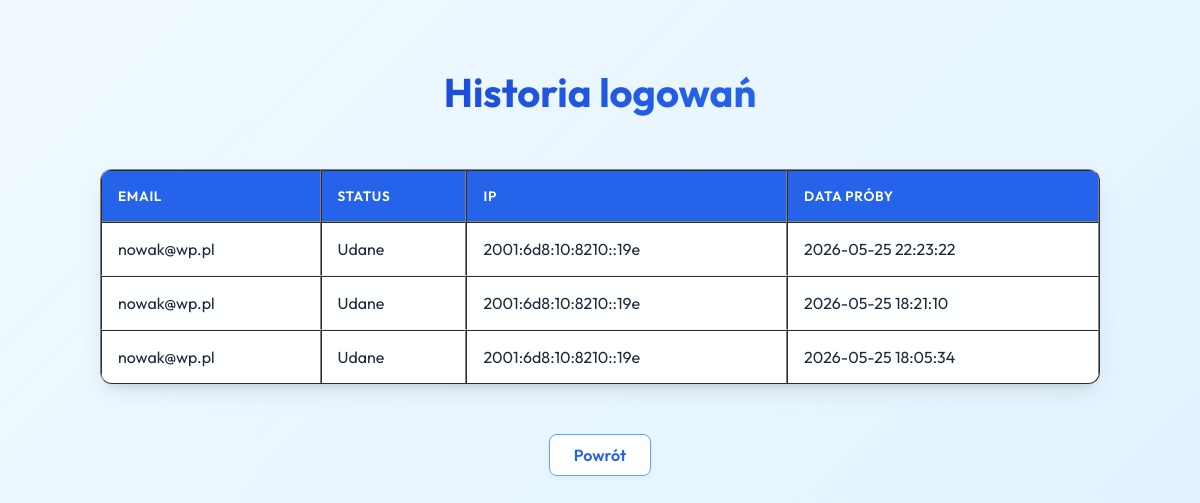
Page /historia_logowan.php (signed in) on the committed database.
### tables this page shows
CREATE TABLE `logowania` (
  `id` int(11) NOT NULL,
  `email` varchar(255) NOT NULL,
  `sukces` tinyint(1) NOT NULL,
  `ip` varchar(45) DEFAULT NULL,
  `data_proby` datetime DEFAULT current_timestamp()
);

### historia_logowan.php (the view, shortened to what this page needs)
<?php
$conn = mysqli_connect(
    $dbservername,
    $dbusername,
    $dbpassword,
    $dbname
);
$email = mysqli_real_escape_string($conn, $_SESSION["current_email"]);
$sql = "
SELECT *
FROM logowania
WHERE email = '$email'
ORDER BY data_proby DESC
";
$result = mysqli_query($conn, $sql);
?>
<!DOCTYPE html>
<html>
<head>
    <link rel="stylesheet" href="styl.css">
</head>
<body>
<h1>Historia logowań</h1>
<table border="1" cellpadding="10">
<tr>
    <th>Email</th>
    <th>Status</th>
    <th>IP</th>
    <th>Data próby</th>
</tr>
<?php
while ($row = mysqli_fetch_assoc($result)) {
    echo "<tr>";
    echo "<td>".$row["email"]."</td>";
    if ($row["sukces"] == 1) {
        echo "<td>Udane</td>";
    } else {
        echo "<td>Nieudane</td>";
    }
    echo "<td>".$row["ip"]."</td>";
    echo "<td>".$row["data_proby"]."</td>";
    echo "</tr>";
}
?>
</table>
<br><br>
<a href="index.php">Powrót</a>
</body>
</html>

### styl.css (style rules this page uses)
:root { --primary: #2563eb; --primary-dark: #1d4ed8; --primary-light: #60a5fa; --secondary: #0f172a; --bg-gradient: linear-gradient(135deg, #f0f9ff 0%, #e0f2fe 100%); --card-bg: rgba(255, 255, 255, 0.95); --text-main: #1e293b; --text-muted: #64748b; --shadow: 0 10px 25px -5px rgba(0, 0, 0, 0.1), 0 8px 10px -6px rgba(0, 0, 0, 0.1); --shadow-hover: 0 20px 25px -5px rgba(37, 99, 235, 0.25); --radius: 12px; }
* { box-sizing: border-box; transition: all 0.2s ease-in-out; }
body { font-family: 'Outfit', sans-serif; background: var(--bg-gradient); background-attachment: fixed; min-height: 100vh; margin: 0; padding: 40px; color: var(--text-main); display: flex; flex-direction: column; align-items: center; }
h1 { font-size: 2.5rem; font-weight: 700; color: var(--secondary); margin-bottom: 2rem; text-align: center; background: linear-gradient(to right, var(--primary-dark), var(--primary)); -webkit-background-clip: text; -webkit-text-fill-color: transparent; }
table { width: 100%; max-width: 1000px; border-collapse: separate; border-spacing: 0; background: var(--card-bg); border-radius: var(--radius); overflow: hidden; box-shadow: var(--shadow); margin-top: 20px; }
table th { background: var(--primary); color: white; padding: 16px; text-align: left; font-weight: 600; text-transform: uppercase; font-size: 0.85rem; letter-spacing: 0.05em; }
table td { padding: 16px; border-bottom: 1px solid #f1f5f9; }
table tr:last-child td { border-bottom: none; }
body>a, .btn { display: inline-block; padding: 10px 24px; background: white; color: var(--primary); text-decoration: none; border-radius: 8px; font-weight: 600; margin: 10px 5px; border: 1px solid var(--primary-light); box-shadow: 0 2px 4px rgba(0, 0, 0, 0.05); }

### rows in the picture
logowania: email "nowak@wp.pl", sukces "Udane", ip "2001:6d8:10:8210::19e", data_proby "2026-05-25 22:23:22"
logowania: email "nowak@wp.pl", sukces "Udane", ip "2001:6d8:10:8210::19e", data_proby "2026-05-25 18:21:10"
logowania: email "nowak@wp.pl", sukces "Udane", ip "2001:6d8:10:8210::19e", data_proby "2026-05-25 18:05:34"
